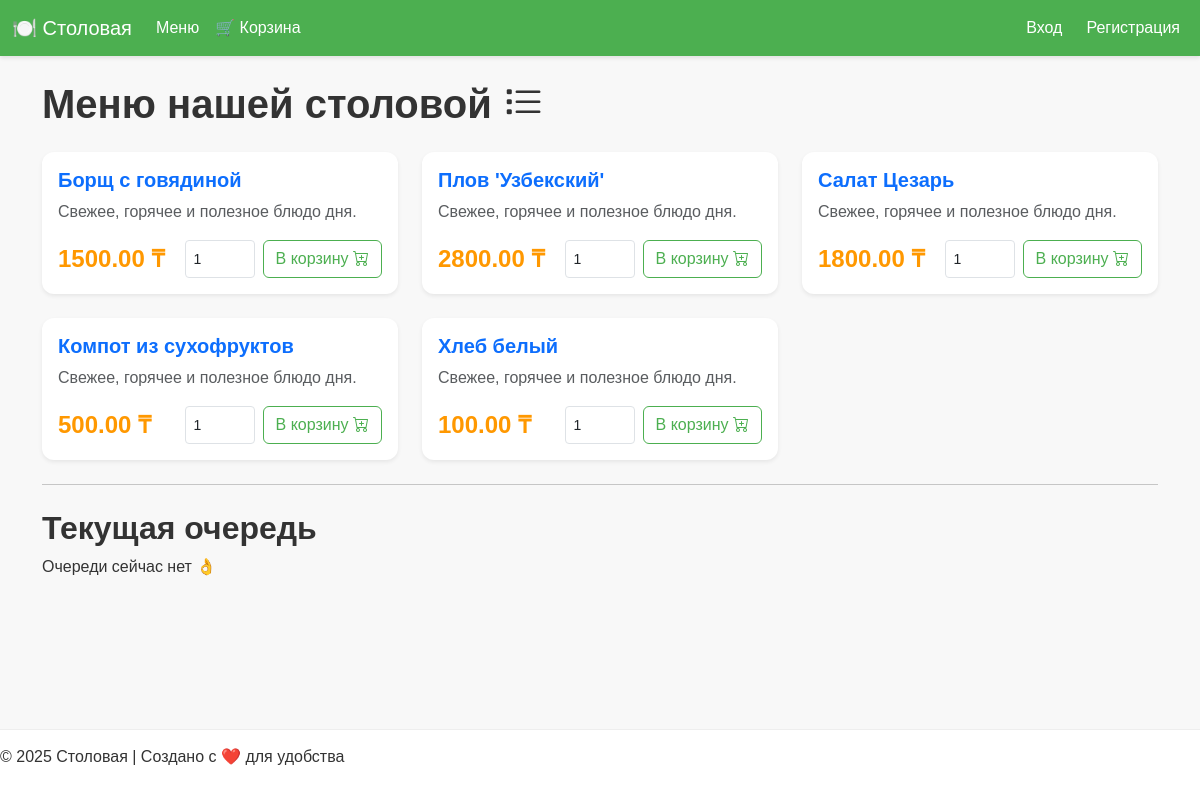
The page / on the database its author committed.
### app.py (models this page shows)
class MenuItem(db.Model):
    id = db.Column(db.Integer, primary_key=True)
    name = db.Column(db.String(100), nullable=False)
    price = db.Column(db.Float, nullable=False)

### app.py (the view)
@app.route("/")
def index():
    menu = MenuItem.query.all()
    queue = (
        QueueEntry.query
        .filter_by(status="waiting")
        .order_by(QueueEntry.created_at.asc())
        .all()
    )
    for q in queue:
        q.local_time = q.created_at + timedelta(hours=5)
    return render_template("index.html", menu=menu, queue=queue)

### templates/index.html (shortened to what this page needs)
{% extends "base.html" %}
{% block content %}
<h1 class="mb-4">Меню нашей столовой <i class="bi bi-list-task"></i></h1>
<div class="row row-cols-1 row-cols-md-3 g-4">
    {% for item in menu %}
    <div class="col">
        <div class="card shadow-sm h-100">
            <div class="card-body d-flex flex-column">
                <h5 class="card-title text-primary">{{ item.name }}</h5>
                <p class="card-text flex-grow-1 text-muted">Свежее, горячее и полезное блюдо дня.</p>
                <div class="d-flex justify-content-between align-items-center mt-auto">
                    <span class="fs-4 text-success">{{ "%.2f"|format(item.price) }} ₸</span>
                    <form method="POST"
                          action="{{ url_for('add_to_cart', item_id=item.id) }}"
                          class="add-to-cart-form d-flex">
                        <input type="number"
                               name="quantity"
                               value="1"
                               min="1"
                               class="form-control form-control-sm me-2"
                               style="width: 70px;">
                        <button type="submit" class="btn btn-outline-primary">
                            В корзину <i class="bi bi-cart-plus"></i>
                        </button>
                    </form>
                </div>
            </div>
        </div>
    </div>
    {% endfor %}
</div>
<hr class="my-4">
<h2>Текущая очередь</h2>
{% if queue %}
  <ol>
    {% for item in queue %}
      <li>
        {{ item.name or ("Гость #" ~ item.id) }}
        — добавлен {{ item.local_time.strftime("%H:%M") }}
      </li>
    {% endfor %}
  </ol>
{% else %}
  <p>Очереди сейчас нет 👌</p>
{% endif %}
{% endblock %}

### static/style.css (style rules this page uses)
:root { --primary-color: #4CAF50; --secondary-color: #FF9800; --background-light: #F8F8F8; --text-dark: #333333; --card-shadow: 0 4px 12px rgba(0, 0, 0, 0.05); }
body { background-color: var(--background-light); color: var(--text-dark); font-family: 'Poppins', sans-serif; padding-bottom: 70px; }
h1, h2, h3, h4, h5, h6 { font-weight: 600; }
.card { border: none; border-radius: 12px; transition: transform 0.3s, box-shadow 0.3s; overflow: hidden; }
.card-title { color: var(--primary-color); font-weight: 700; }
.text-success, .text-danger { font-weight: 700; }
.text-success { color: var(--secondary-color) !important; }
.btn-outline-primary { color: var(--primary-color); border-color: var(--primary-color); transition: all 0.3s; }

### rows shown on the page
MenuItem: name "Борщ с говядиной", price "1500.00"
MenuItem: name "Плов 'Узбекский'", price "2800.00"
MenuItem: name "Салат Цезарь", price "1800.00"
MenuItem: name "Компот из сухофруктов", price "500.00"
MenuItem: name "Хлеб белый", price "100.00"
